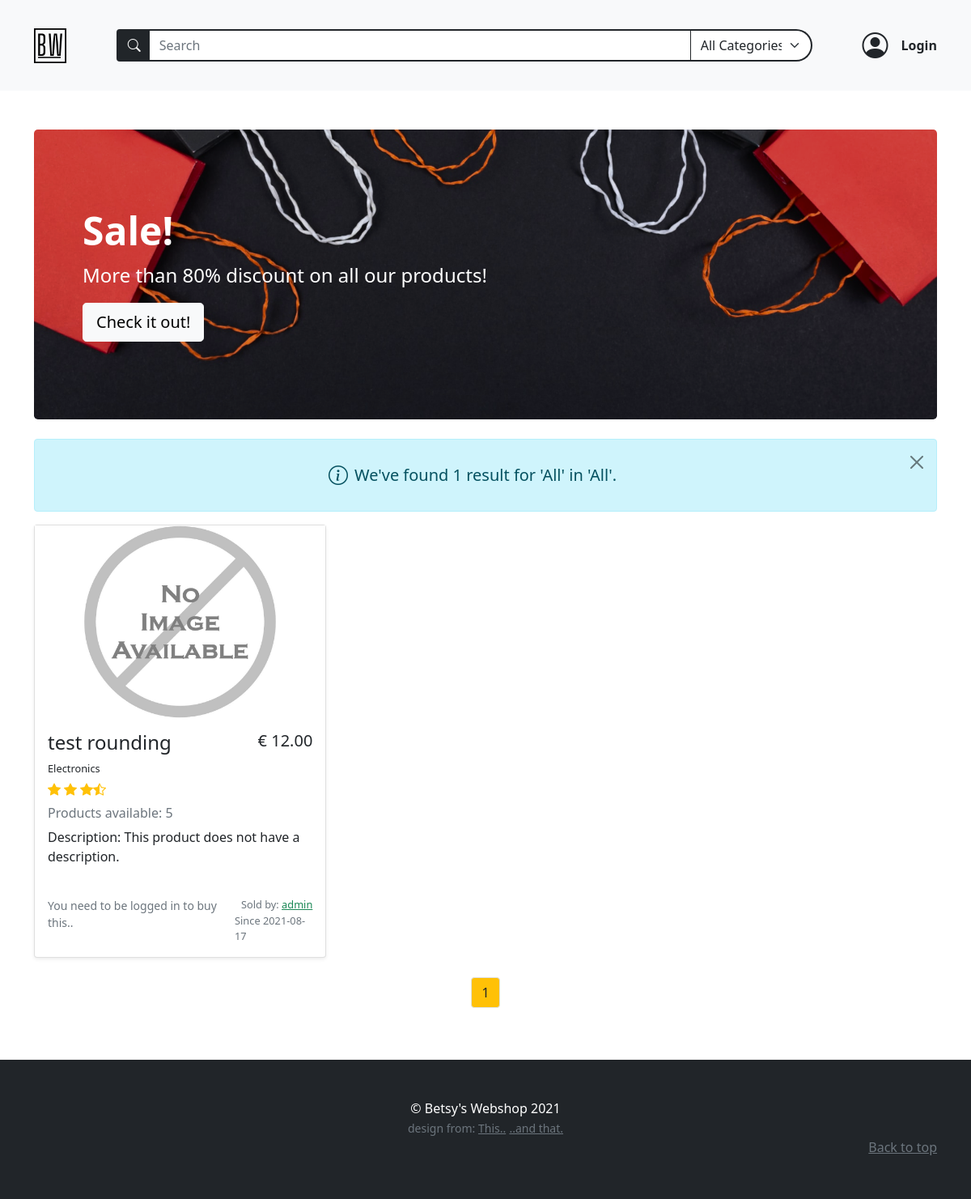
/search_results/All/All/, run on an earlier commit of the app's database.
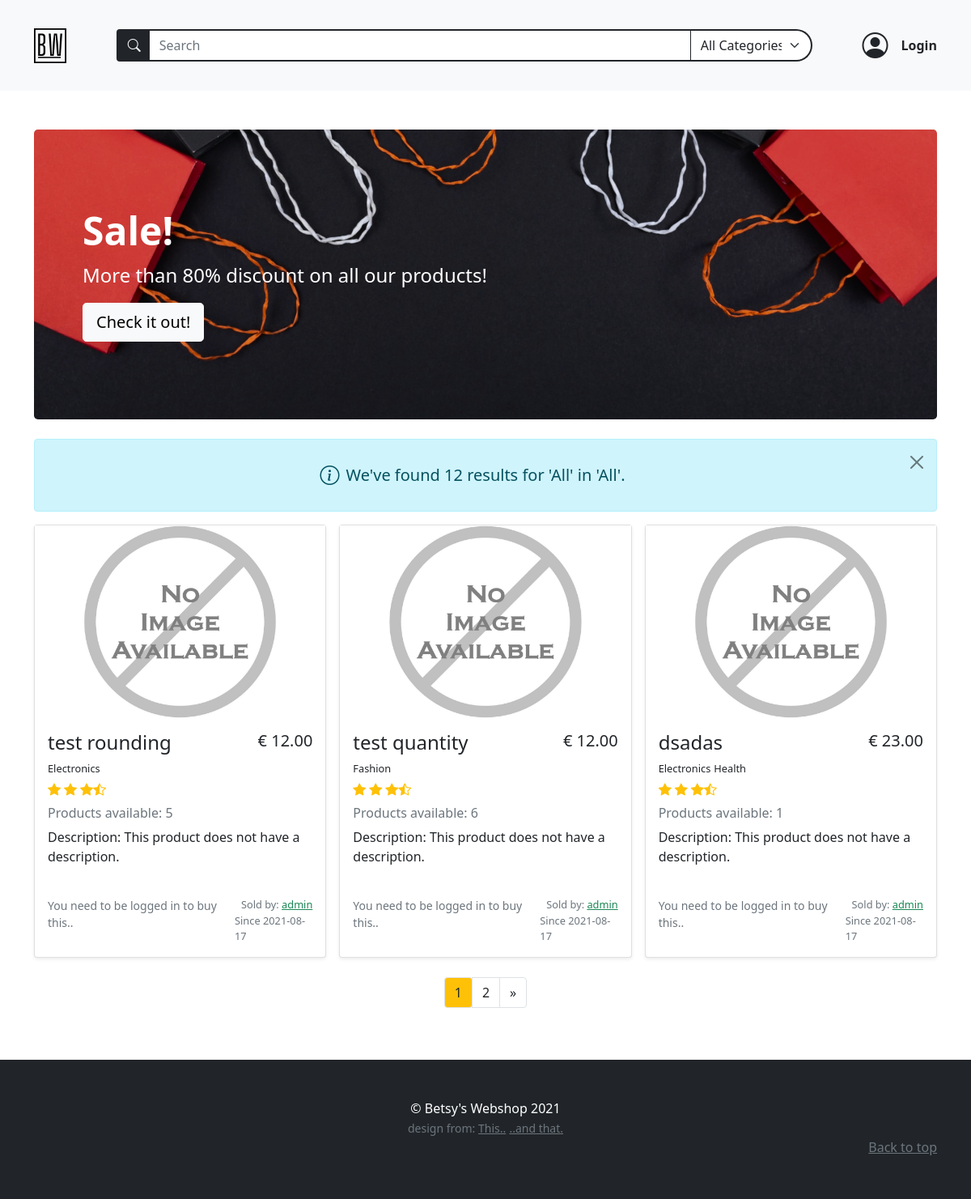
And on a later commit of the database.
### models.py (models this page shows)
class BaseModel(db_wrapper.Model):
    class Meta:
        database = db

class Product(BaseModel):
    name = CharField(max_length=50)
    description = TextField(null=True)
    price_per_unit = DecimalField(
        constraints=[Check("price_per_unit >= 0")],
        decimal_places=2,
        auto_round=True,
        null=True,
        default=0,
        max_digits=10,
    )
    stock = IntegerField(default=1)
    owner = ForeignKeyField(User, backref="products")
    product_pic = CharField(null=True, default="default_product.jpg")
    date_posted = DateTimeField(formats="%Y-%m-%d %H:%M", default=datetime.now())

class ProductTag(BaseModel):
    product = ForeignKeyField(Product, index=True, backref="tags")
    tag = ForeignKeyField(Tag, index=True, backref="products")

class Tag(BaseModel):
    name = CharField(unique=True, max_length=30)

class User(BaseModel, UserMixin):
    first_name = CharField(index=True, max_length=30, null=True, default="")
    last_name = CharField(max_length=120, null=True, default="")
    address = CharField(max_length=200, null=True, default="")
    city = CharField(max_length=50, null=True, default="")
    country = CharField(max_length=50, null=True)
    cc_number = IntegerField(null=True, default="")
    username = CharField(index=True, max_length=30, unique=True)
    email = CharField(index=True, max_length=50, unique=True)
    password = CharField(max_length=20)
    profile_pic = CharField(null=True, default="default_user.jpg")

### routes.py (the view, shortened to what this page needs)
@app.route(
    "/search_results/<search_term>/<search_tag>/",
    methods=["GET", "POST"],
)
def search_results(search_term, search_tag):
    register_form = RegistrationForm(prefix="register_form")
    login_form = LoginForm(prefix="login_form")
    search_form = SearchForm(prefix="search_form")
    search_form.search_tag.choices = get_alpha_tag_names()
    page = request.args.get("page", 1, type=int)
    if current_user.is_anonymous:
        user = None
    else:
        user = User.get(current_user.id)
    if search_term == "All" and search_tag == "All":
        all_products_on_search = Product.select()
    elif search_term == "All":
        all_products_on_search = get_products_per_tag(search_tag)
    elif search_tag == "All":
        all_products_on_search = get_products_by_name(search_term)
    product_count = all_products_on_search.count()
    all_products_on_search = all_products_on_search
    if product_count == 0:
        return redirect(url_for("no_results", search_query=search_term))
    return object_list(
        "search_results.html",
        query=all_products_on_search,
        context_variable="product_list",
        paginate_by=3,
        page=page,
        title="Search",
        product_count=product_count,
        login_form=login_form,
        register_form=register_form,
        search_form=search_form,
        user=user,
        all_products=Product.select(),
        search_tuple=(search_term, search_tag),
    )

### forms.py (shortened to what this page needs)
class RegistrationForm(FlaskForm):
    username = StringField(
        "Username",
        validators=[InputRequired(), Length(min=2, max=30)],
    )
    email = StringField(
        "Email", validators=[InputRequired(), Length(min=5, max=50), Email()]
    )
    password = PasswordField(
        "Set Password",
        validators=[
            InputRequired(),
            EqualTo(
                "password_confirm", message="Password must be identical in both inputs"
            ),
            Length(min=5, max=20),
        ],
    )
    password_confirm = PasswordField("Confirm Password", validators=[InputRequired()])
    submit = SubmitField("Sign Up")

class LoginForm(FlaskForm):
    email = StringField(
        "Email", validators=[InputRequired(), Length(min=2, max=50), Email()]
    )
    password = PasswordField("Your Password", validators=[InputRequired()])
    login = SubmitField("Login!")

### main.py (called while the page is built)
def get_alpha_tag_names() -> tuple[
    Tag
]:  # deze kan mss weg of in de form zelf zetten, tags zijn statisch nu
    tags = Tag.select().order_by(Tag.name)
    tag_list = [(tag.name, tag.name) for tag in tags]
    tag_list.insert(0, ("All", "All Categories"))
    return tag_list

### templates/search_results.html (shortened to what this page needs)
{% extends "base.html" %} {% block content %}
<div class="container py-5">
  <div class="p-5 mb-4 bg-dark rounded-3 search-results-banner banner">
    <div class="container-fluid py-5">
      <h1 class="display-5 fw-bold text-white">Sale!</h1>
      <p class="col-md-8 fs-4 text-white">
        More than 80% discount on all our products!
      </p>
      <button class="btn btn-light btn-lg" type="button">Check it out!</button>
    </div>
  </div>
  <div
    class="
      alert alert-info
      d-flex
      align-items-center
      justify-content-center
      alert-dismissible
      fade
      show
    "
    role="alert"
  >
    <i class="bi bi-info-circle me-2" style="font-size: 1.5rem"></i>
    <div class="text-center">
      <h5 class="text-center my-3">
        {% if product_count == 1 %} We've found {{ product_count }} result for
        '{{ search_tuple[0] }}' in '{{ search_tuple[1] }}'. {% else %} We've
        found {{ product_count }} results for '{{ search_tuple[0] }}' in '{{
        search_tuple[1] }}'. {% endif %}
      </h5>
    </div>
    <button
      type="button"
      class="btn-close"
      data-bs-dismiss="alert"
      aria-label="Close"
    ></button>
  </div>
  <div class="album" id="page_top">
    <div class="row row-cols-1 row-cols-md-2 row-cols-lg-3 g-3">
      {% for product in product_list %} {% include
      "product_in_search_results.html" %} {% endfor%}
    </div>
  </div>
  <nav
    class="btn-group mx-auto text-center d-block mt-4"
    aria-label="Page navigation example"
  >
    {% set cur_page = pagination.get_page() %}
    {% set page_count = pagination.get_page_count() %}
    <ul class="pagination justify-content-center">
      <li class="page-item text-dark">
        <a
          href="#page_top"
          role="button"
          type="button"
          class="page-link btn btn-warning text-dark bg-warning"
          >{{cur_page}}</a
        >
      </li>
      {% if cur_page != page_count %}
      <li class="page-item text-dark">
        <a
          class="page-link text-dark"
          href="{{ request.path }}?page={{cur_page + 1}}#page_top"
          aria-label="Next"
        >
          {{cur_page + 1}}
        </a>
      </li>
      <li class="page-item text-dark">
        <a
          class="page-link text-dark"
          href="{{ request.path }}?page={{page_count}}#page_top"
          aria-label="Last Page"
        >
          <span aria-hidden="true">&raquo;</span>
        </a>
      </li>
      {% endif %}
    </ul>
  </nav>
</div>
{% endblock content %}

### templates/product_in_search_results.html (shortened to what this page needs)
<div class="col">
  <div class="card shadow-sm">
    <img src="{{  url_for('static', filename='/product_pics/' + product.product_pic)  }}" alt="{{ product.name }}">
    <div class="card-body h-100">
      <div class="d-flex justify-content-between">
        <h4>{{ product.name }}</h4>
        <h5>€ {{ "%.2f"|format(product.price_per_unit) }}</h5>
      </div>
      <ul class="d-flex p-0 mb-0">
        {% if product.tags %} {% for producttags in product.tags %}
        <span class="pe-1 fs-small"> {{producttags.tag.name}}</span>
        {% endfor %} {% else %}
        <span class="pe-1 fs-small">This product has no categories.</span>
        {% endif %}
      </ul>
      <div class="d-flex text-warning py-1">
        <i class="bi bi-star-fill"></i>
        <i class="bi bi-star-fill mx-1"></i>
        <i class="bi bi-star-fill"></i>
        <i class="bi bi-star-half"></i>
      </div>
      <h6 class="text-muted my-0 mt-1 mb-2">
        Products available: {{product.stock}}
      </h6>
      <p class="card-text mt-2" style="min-height: 70px">
        Description: {% if product.description %} {{ product.description }} {%
        else %} This product does not have a description. {% endif %}
      </p>
      <div class="d-flex justify-content-between ">
        {% if current_user.id == product.owner.id %}
        {% elif current_user.is_anonymous %}
        <small class="text-muted">You need to be logged in to buy this..</small>
        {% endif %}
        <div class="text-muted fs-small m-0 p-0  ms-auto">
          <p class="m-0 text-end">
            Sold by: {% if current_user.username == product.owner.username %}
            <small>You</small>
            {% else %}
            <a
              class="text-success"
              href="{{url_for('user_profile', user_id=product.owner.id)}}"
              >{{ product.owner.username }}</a
            >
            {% endif %}
          </p>
          <p class="m-0">Since {{product.date_posted[0:10]}}</p>
        </div>
      </div>
    </div>
  </div>
</div>

What changed in the data, as far as the page shows it:
added Product: product_pic (placeholder picture), name "test quantity", price_per_unit "12.00", stock "6", shows "This product does not have a description.", owner.username "admin", date_posted "2021-08-17"
added ProductTag: tag.name "Fashion", shown under "test quantity"
added Product: product_pic (placeholder picture), name "dsadas", price_per_unit "23.00", stock "1", shows "This product does not have a description.", owner.username "admin", date_posted "2021-08-17"
added ProductTag: tag.name "Electronics", shown under "dsadas"
added ProductTag: tag.name "Health", shown under "dsadas"
Also different on the page:
{{ product_count }}: (not shown) → "12"
{{ search_tuple[0] }}: (not shown) → "All"
{{ search_tuple[1] }}: (not shown) → "All"
{{ cur_page + 1 }}: (not shown) → "2"
{{ product_count }}: "1" → (not shown)
{{ search_tuple[0] }}: "All" → (not shown)
{{ search_tuple[1] }}: "All" → (not shown)
text no longer shown: "result for '"
text now shown: "results for ' »"
